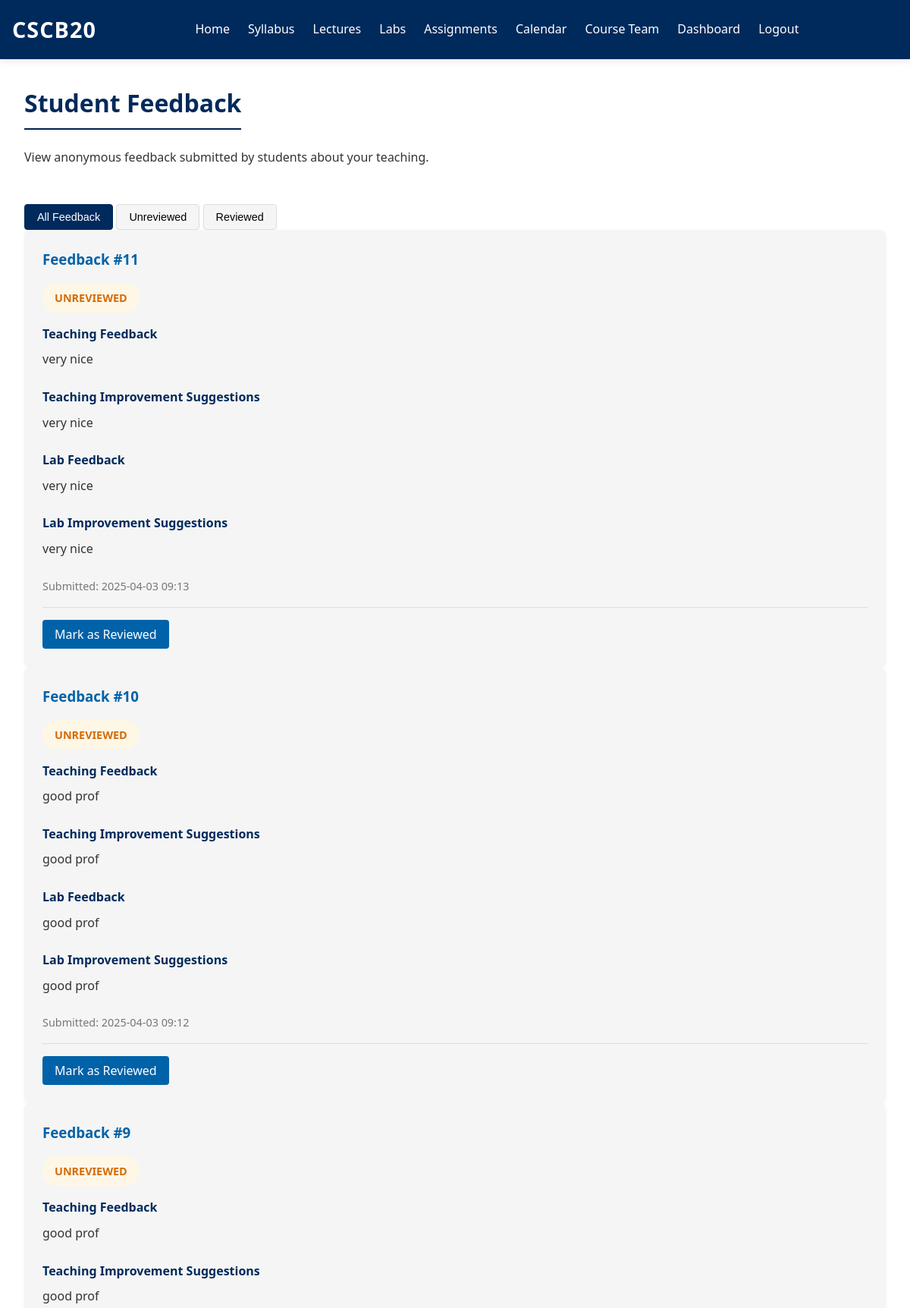
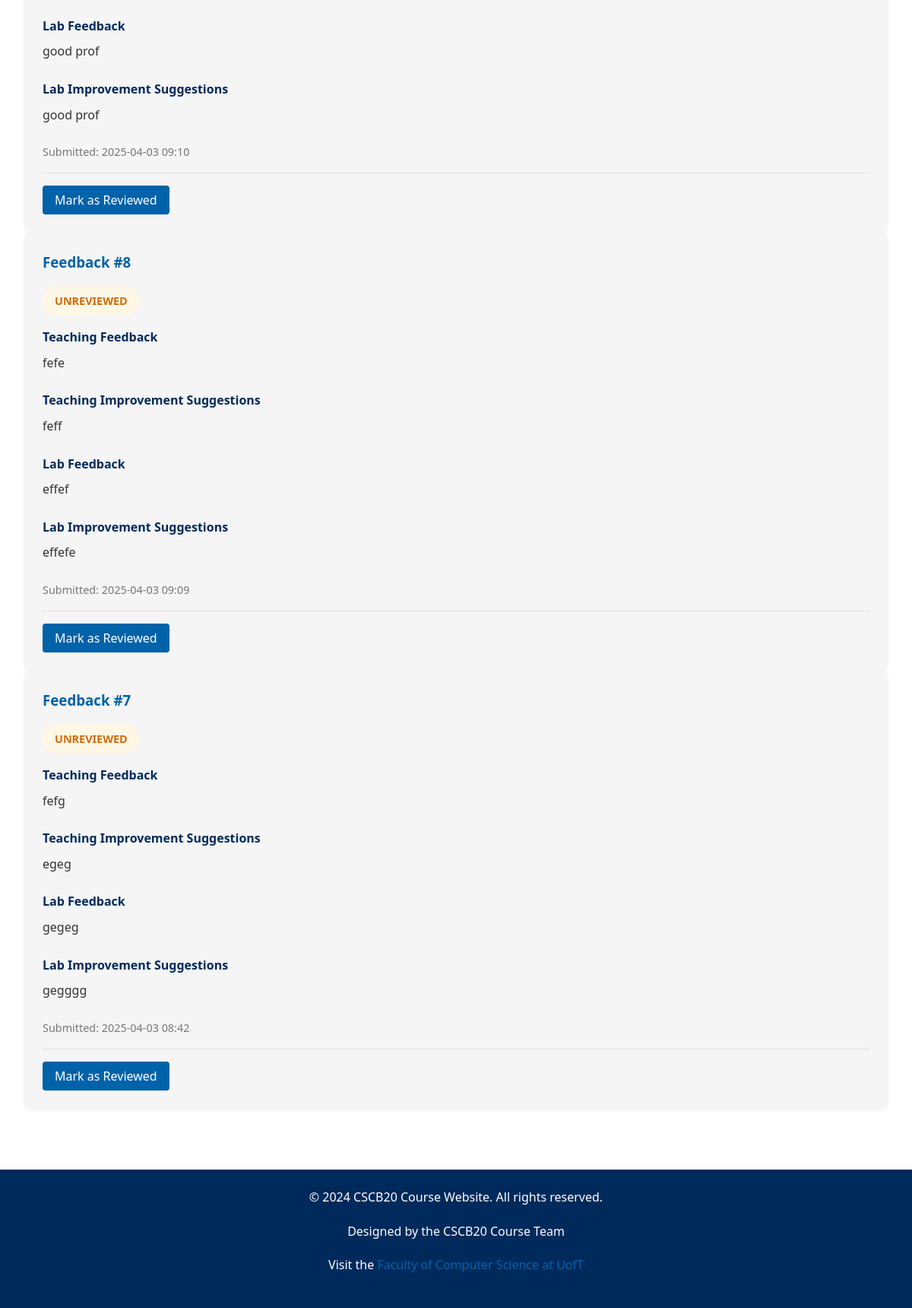
The app's page /instructor/view-feedback (signed in) with its own data (2 pictures, top to bottom).
### app.py (models this page shows, shortened)
class Feedback(db.Model):
    id = db.Column(db.Integer, primary_key=True)
    instructor_id = db.Column(db.Integer, db.ForeignKey('user.id'), nullable=False)
    teaching_feedback = db.Column(db.Text, nullable=False)
    teaching_improvement = db.Column(db.Text, nullable=False)
    lab_feedback = db.Column(db.Text, nullable=False)
    lab_improvement = db.Column(db.Text, nullable=False)
    created_at = db.Column(db.DateTime, default=datetime.utcnow)
    reviewed = db.Column(db.Boolean, default=False)

### app.py (the view)
    def wrapper(*args, **kwargs):
        if 'user_id' not in session:
            flash('Please log in to access this page', 'info')
            return redirect(url_for('login'))
        return route_function(*args, **kwargs)

### app.py (called while the page is built)
def login_required(route_function):
    def wrapper(*args, **kwargs):
        if 'user_id' not in session:
            flash('Please log in to access this page', 'info')
            return redirect(url_for('login'))
        return route_function(*args, **kwargs)
    wrapper.__name__ = route_function.__name__
    return wrapper

@app.route('/instructor/view-feedback')
@login_required
def view_feedback():
    if session['role'] != 'instructor':
        flash('Please log in as an instructor to access this page.', 'error')
        return redirect(url_for('login'))
    instructor_id = session['user_id']
    feedback = Feedback.query.filter_by(instructor_id=instructor_id).order_by(Feedback.created_at.desc()).all()
    return render_template('instructor/feedback.html', feedback=feedback)

### templates/instructor/feedback.html (shortened to what this page needs)
{% extends 'base.html' %}
{% block content %}
<section class="feedback-header">
    <h2>Student Feedback</h2>
    <p>View anonymous feedback submitted by students about your teaching.</p>
</section>
<section class="feedback-content">
    <div class="filter-buttons">
        <button class="filter-button active" data-filter="all">All Feedback</button>
        <button class="filter-button" data-filter="false">Unreviewed</button>
        <button class="filter-button" data-filter="true">Reviewed</button>
    </div>
    {% if feedback %}
    <div class="feedback-list">
        {% for item in feedback %}
        <div class="feedback-card" data-reviewed="{{ item.reviewed }}">
            <div class="feedback-header">
                <h3>Feedback #{{ item.id }}</h3>
                <span class="status-badge {{ 'reviewed' if item.reviewed else 'unreviewed' }}">
                    {{ 'Reviewed' if item.reviewed else 'Unreviewed' }}
                </span>
            </div>
            <div class="feedback-body">
                <div class="feedback-section">
                    <h3>Teaching Feedback</h3>
                    <p>{{ item.teaching_feedback }}</p>
                </div>
                <div class="feedback-section">
                    <h3>Teaching Improvement Suggestions</h3>
                    <p>{{ item.teaching_improvement }}</p>
                </div>
                <div class="feedback-section">
                    <h3>Lab Feedback</h3>
                    <p>{{ item.lab_feedback }}</p>
                </div>
                <div class="feedback-section">
                    <h3>Lab Improvement Suggestions</h3>
                    <p>{{ item.lab_improvement }}</p>
                </div>
                <div class="feedback-date">
                    Submitted: {{ item.created_at.strftime('%Y-%m-%d %H:%M') }}
                </div>
            </div>
            <div class="feedback-actions">
                {% if not item.reviewed %}
                <form method="POST" action="{{ url_for('mark_feedback_reviewed', feedback_id=item.id) }}">
                    <button type="submit" class="button">Mark as Reviewed</button>
                </form>
                {% else %}
                <span class="reviewed-badge">Reviewed</span>
                {% endif %}
            </div>
        </div>
        {% endfor %}
    </div>
    {% else %}
    <div class="no-feedback">
        <p>No feedback has been submitted yet.</p>
    </div>
    {% endif %}
</section>
{% endblock %}

### static/index.css (style rules this page uses)
:root { --primary-color: #002A5C; --secondary-color: #0062A8; --accent-color: #00204E; --text-color: #333333; --background-color: #ffffff; --card-bg-color: #f5f5f5; --border-color: #dddddd; --header-bg: #002A5C; --header-text: #ffffff; --success-color: #28a745; --warning-color: #ffc107; --danger-color: #dc3545; --info-color: #17a2b8; }
body.light-mode { --primary-color: #002A5C; --secondary-color: #0062A8; --accent-color: #00204E; --text-color: #333333; --background-color: #ffffff; --card-bg-color: #f5f5f5; --border-color: #dddddd; --header-bg: #002A5C; --header-text: #ffffff; --success-color: #28a745; --warning-color: #ffc107; --danger-color: #dc3545; --info-color: #17a2b8; }
* { margin: 0; padding: 0; box-sizing: border-box; }
body { font-family: 'Segoe UI', Tahoma, Geneva, Verdana, sans-serif; line-height: 1.6; color: var(--text-color); background-color: var(--background-color); display: flex; flex-direction: column; min-height: 100vh; transition: background-color 0.3s ease, color 0.3s ease; }
html { scroll-behavior: smooth; scroll-padding-top: 80px; }
section { margin-bottom: 3rem; }
h2 { color: var(--primary-color); margin-bottom: 1.5rem; font-size: 2rem; border-bottom: 2px solid var(--accent-color); padding-bottom: 0.5rem; display: inline-block; }
h3 { margin-bottom: 1rem; color: var(--secondary-color); }
p { margin-bottom: 1.2rem; }
.button { display: inline-block; padding: 0.5rem 1.5rem; background-color: var(--accent-color); color: white; border-radius: 4px; transition: background-color 0.3s ease; border: none; cursor: pointer; font-family: inherit; font-size: 1rem; text-align: center; }
.feedback-card { background-color: var(--card-bg-color); border-radius: 8px; padding: 2rem; box-shadow: 0 4px 8px rgba(0, 0, 0, 0.1); }
.filter-button { padding: 0.5rem 1rem; background-color: var(--card-bg-color); border: 1px solid var(--border-color); border-radius: 4px; cursor: pointer; transition: all 0.3s ease; font-size: 0.9rem; }
.filter-button.active { background-color: var(--primary-color); color: var(--header-text); border-color: var(--primary-color); }
.remark-card, .feedback-card { background-color: var(--card-bg-color); border-radius: 8px; padding: 1.5rem; box-shadow: 0 2px 5px rgba(0, 0, 0, 0.05); transition: transform 0.3s ease, box-shadow 0.3s ease; animation: fadeIn 0.5s ease; }
.status-badge { display: inline-block; padding: 0.5rem 1rem; border-radius: 20px; font-size: 0.8rem; font-weight: bold; text-transform: uppercase; text-align: center; margin-bottom: 1rem; }
.status-badge.unreviewed { background-color: #fff7e6; color: #d46b08; }
.feedback-date { color: #777; font-size: 0.9rem; margin-bottom: 1rem; }
.feedback-section { margin-bottom: 1.5rem; }
.feedback-section h3 { font-size: 1rem; color: var(--primary-color); margin-bottom: 0.5rem; }
.feedback-actions { display: flex; justify-content: space-between; align-items: center; margin-top: 1rem; border-top: 1px solid var(--border-color); padding-top: 1rem; }
.status-badge { padding: 0.25rem 0.75rem; border-radius: 20px; font-size: 0.8rem; font-weight: 600; }
.button { display: inline-block; padding: 0.5rem 1rem; background-color: var(--secondary-color); color: white; border-radius: 4px; text-decoration: none; font-weight: 500; transition: background-color 0.3s ease; }
.status-badge { display: inline-block; padding: 0.5rem 1rem; border-radius: 20px; font-size: 0.9rem; font-weight: bold; text-transform: uppercase; text-align: center; margin-bottom: 1rem; }

### records on screen
Feedback: id "11", reviewed "UNREVIEWED", teaching_feedback "very nice", teaching_improvement "very nice", lab_feedback "very nice", lab_improvement "very nice", created_at "2025-04-03 09:13"
Feedback: id "10", reviewed "UNREVIEWED", teaching_feedback "good prof", teaching_improvement "good prof", lab_feedback "good prof", lab_improvement "good prof", created_at "2025-04-03 09:12"
Feedback: id "9", reviewed "UNREVIEWED", teaching_feedback "good prof", teaching_improvement "good prof", lab_feedback "good prof", lab_improvement "good prof", created_at "2025-04-03 09:10"
Feedback: id "8", reviewed "UNREVIEWED", teaching_feedback "fefe", teaching_improvement "feff", lab_feedback "effef", lab_improvement "effefe", created_at "2025-04-03 09:09"
Feedback: id "7", reviewed "UNREVIEWED", teaching_feedback "fefg", teaching_improvement "egeg", lab_feedback "gegeg", lab_improvement "gegggg", created_at "2025-04-03 08:42"
